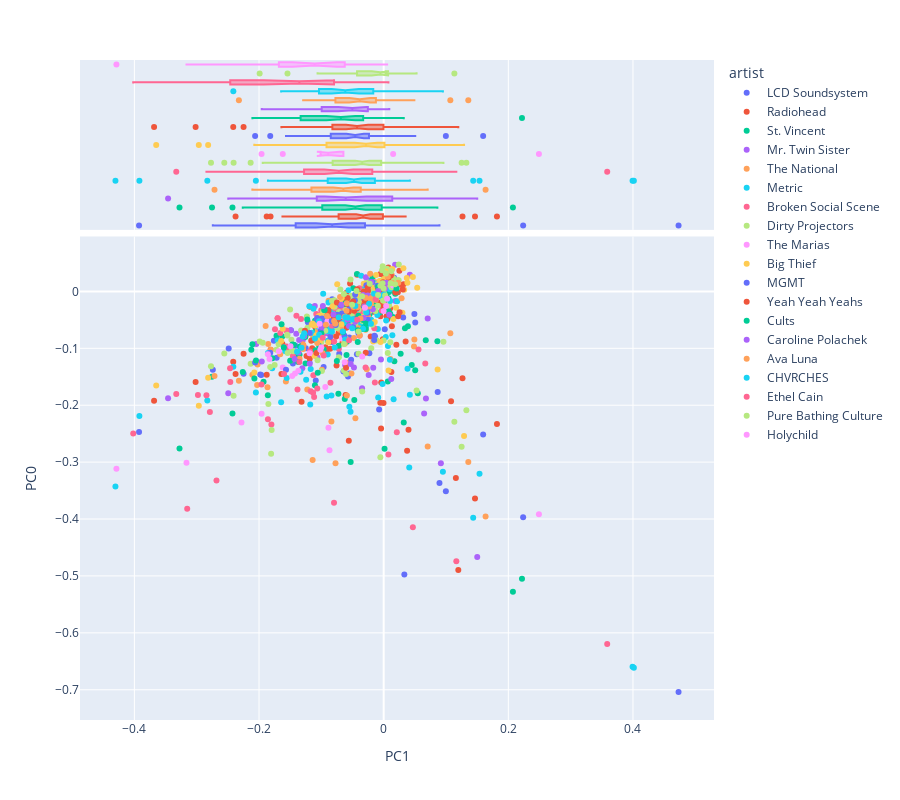

Write notebook code for a chart like this one.
### Code cell
vis_pcs(DCM, 1, 0, label='artist')
